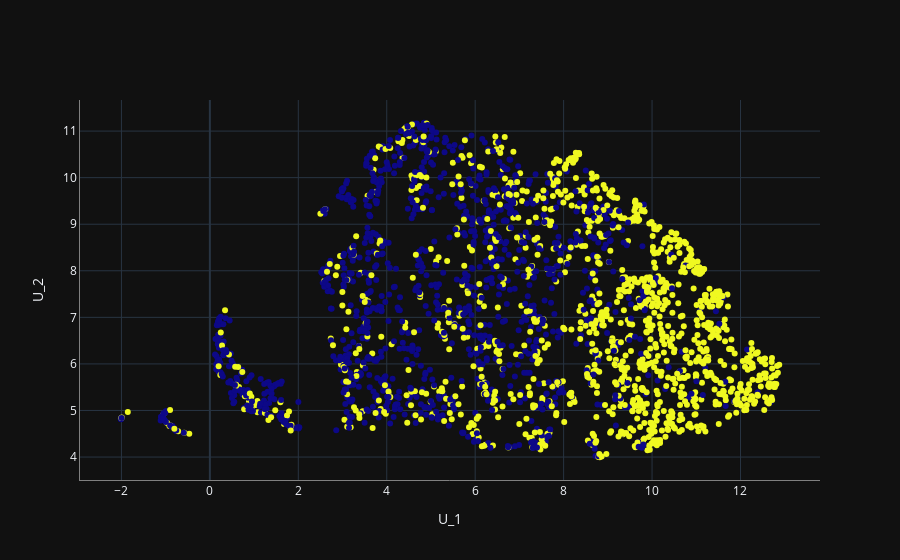

Notebook cell for this chart:
### Code cell
umap_2d = UMAP(random_state=0)
umap_2d.fit(X_CF_norm)
projections = umap_2d.transform(X_CF_norm)
layout = dict(xaxis=dict(title='U_1',
                         linecolor='gray',
                         showgrid=True,
                         ),
              yaxis=dict(title='U_2',
                         linecolor='gray',
                         showgrid=True,
                         ),
)
data = go.Scatter(x=projections[:,0],
                  y=projections[:,1],
                  #
                  #hovertemplate='Issue %{hovertext}',
                  textposition='top right',
                  mode='markers+text',
                  marker=dict(color=y),#, size=log(all["totals"]), symbol=all["bechdel_binary"]),
                  #hovertext=all[["issue"]].astype(str),
                  #name='Issues',
                  #showlegend=True,
                  )

fig = go.Figure(data=data, layout=layout)
fig.update_layout(
    hoverlabel_align = 'right',)
    #title = "Issue feature similarity embedding")

fig.layout.template = 'plotly_dark'
fig.show()
#fig.write_html()

### Figure 1 — Plotly figure (JSON) as saved in the notebook; plotly's stock layout.template omitted (floating-point values rounded to 4 significant figures; data arrays with more than 128 entries replaced by an {"elided": "..."} marker saying what was removed)
{"data": [{"marker": {"color": {"elided": "2459 int values"}}, "mode": "markers+text", "textposition": "top right", "type": "scatter", "x": {"elided": "2459 float values"}, "y": {"elided": "2459 float values"}}], "layout": {"autosize": true, "hoverlabel": {"align": "right"}, "xaxis": {"autorange": true, "linecolor": "gray", "range": [-2.986, 13.85], "showgrid": true, "title": {"text": "U_1"}, "type": "linear"}, "yaxis": {"autorange": true, "linecolor": "gray", "range": [3.403, 11.77], "showgrid": true, "title": {"text": "U_2"}, "type": "linear"}}}
